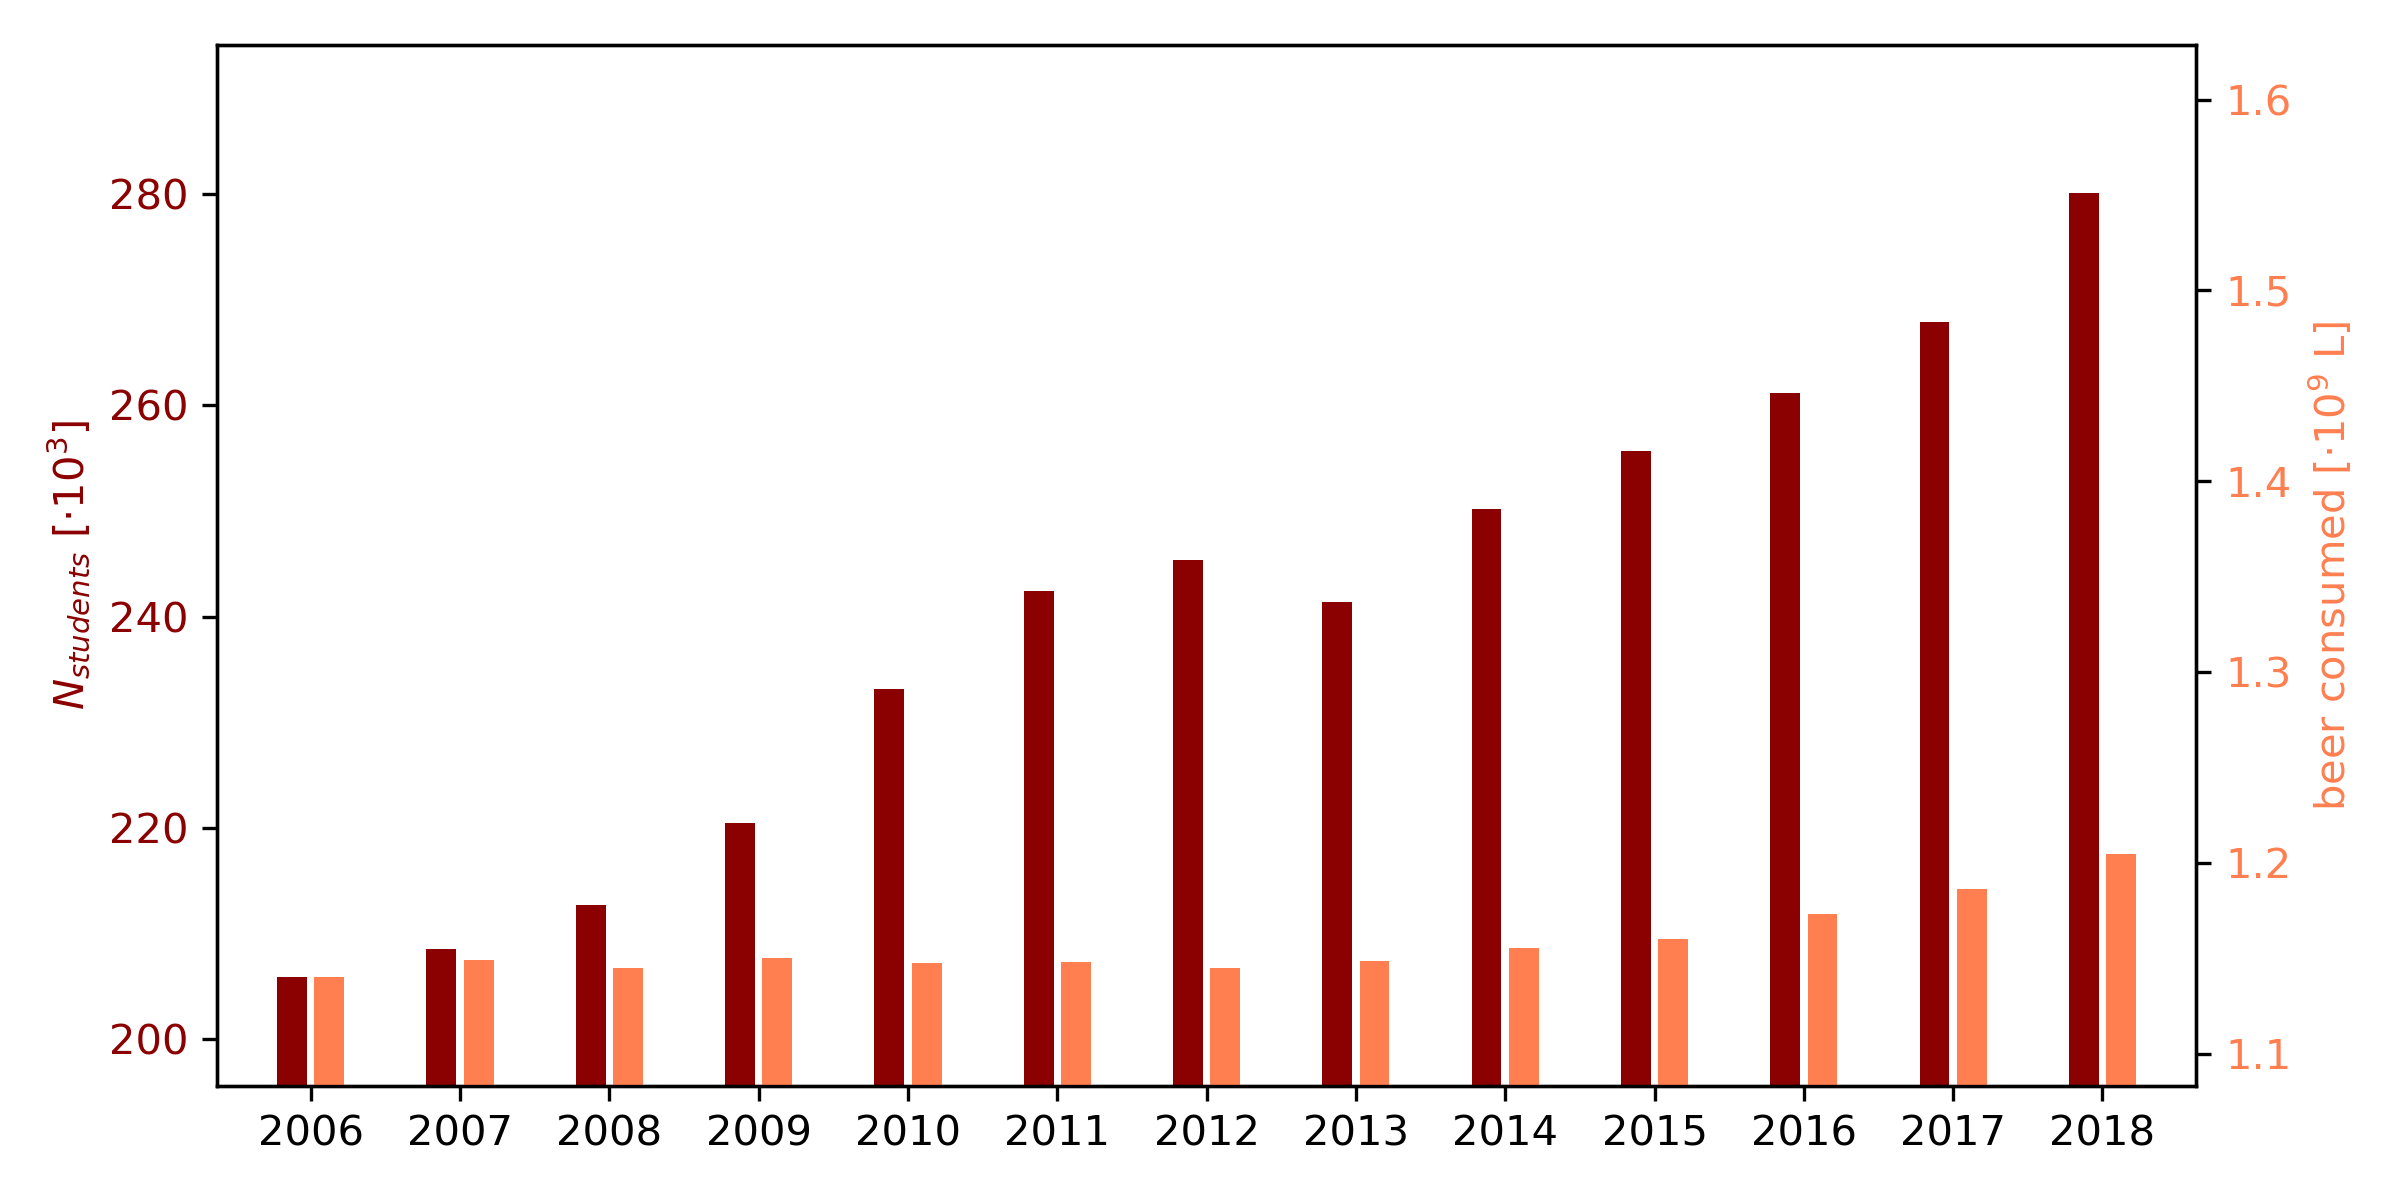

Recreate this plot in Python.
import numpy as np
import matplotlib.pyplot as plt
import pandas as pd

# load the data
colnames = ["year", "#students", "beer"]
data = pd.read_csv(
    "istherecorrelation.csv",
    delimiter=";",
    names=colnames,
    skiprows=1,
)

# reformat the data to be compatible for plotting
data["beer"] = data["beer"].astype(float)
for i in range(len(data["#students"])):
    data.loc[i, "#students"] = data.loc[i, "#students"].replace(",", ".")
    data.loc[i, "beer"] = data.loc[i, "beer"] * 10 ** (-4)
data["#students"] = data["#students"].astype(float)


# plot the data
fig, ax1 = plt.subplots(1, figsize=(8, 4), dpi=300)
ax2 = ax1.twinx()
axes = [ax1, ax2]
colors = ["darkred", "coral"]
ylabels = [r"$N_{students}~[\cdot 10^3]$", r"beer consumed [$\cdot 10^9$ L]"]
width = 0.25  # width of the bins
range_ratio = 0
for i in range(2):
    ax = axes[i]
    plotdata = np.array(data[colnames[i + 1]]).astype(float)
    ax.bar(
        x=data["year"].values + width * i,
        height=plotdata,
        width=width * 0.8,
        color=colors[i],
    )
    if np.max(plotdata) / np.min(plotdata) > range_ratio:
        range_ratio = np.max(plotdata) / np.min(plotdata)
    # ax.set_ylim(np.min(plotdata) * 0.9, np.max(plotdata) * 1.05)
    ax.tick_params(axis="y", labelcolor=colors[i])
    ax.set_ylabel(ylabels[i], color=colors[i])
ax1.set_ylim(
    np.min(data["#students"]) * 0.95, np.min(data["#students"]) * range_ratio * 1.05
)
ax2.set_ylim(np.min(data["beer"]) * 0.95, np.min(data["beer"]) * range_ratio * 1.05)
ax1.set_xlim(np.min(data["year"]) - 0.5, np.max(data["year"]) + 0.5 + width)
ax1.set_xticks(data["year"] + width / 2, data["year"])
plt.tight_layout()
plt.savefig("plot.png")
plt.show()
